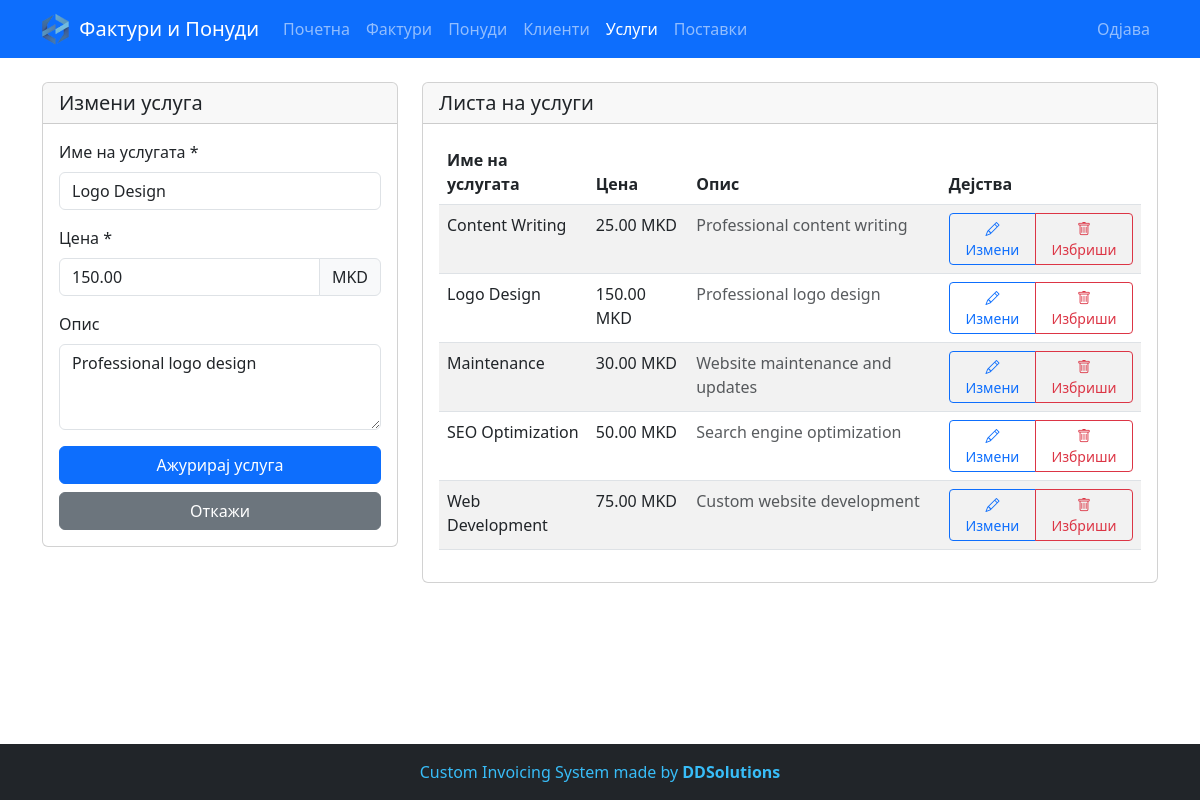
/services.php?edit=2 (signed in), run on the app's committed database.
### tables this page shows
CREATE TABLE IF NOT EXISTS services (
    id INT AUTO_INCREMENT PRIMARY KEY,
    name VARCHAR(100) NOT NULL,
    price DECIMAL(10,2) NOT NULL,
    description TEXT,
    created_at TIMESTAMP DEFAULT CURRENT_TIMESTAMP
);

### includes/company_helper.php (called while the page is built, shortened)
<?php
function getCompanySettings($pdo) {
    $stmt = $pdo->query("SELECT * FROM company_settings LIMIT 1");
    $company = $stmt->fetch();
    return $company;
}
?>

### services.php (the view, shortened to what this page needs)
<?php
require_once 'config/database.php';
require_once 'includes/company_helper.php';
$company_settings = getCompanySettings($pdo);
$currency = $company_settings['currency'] ?? 'MKD';
$stmt = $pdo->query("SELECT * FROM services ORDER BY name");
$services = $stmt->fetchAll();
$edit_service = null;
if (isset($_GET['edit']) && is_numeric($_GET['edit'])) {
    $stmt = $pdo->prepare("SELECT * FROM services WHERE id = ?");
    $stmt->execute([$_GET['edit']]);
    $edit_service = $stmt->fetch();
}
$logo_path = '/uploads/company_logo.png';
$upload_dir = __DIR__ . '/uploads/';
$logo_files = glob($upload_dir . 'company_logo*.png');
if ($logo_files && count($logo_files) > 0) {
    $logo_path = '/uploads/' . basename($logo_files[0]);
}
?>
<!DOCTYPE html>
<html lang="en">
<head>
    <link href="https://cdn.jsdelivr.net/npm/bootstrap@5.3.0/dist/css/bootstrap.min.css" rel="stylesheet">
    <link href="https://cdn.jsdelivr.net/npm/bootstrap-icons@1.7.2/font/bootstrap-icons.css" rel="stylesheet">
</head>
<body>
    <nav class="navbar navbar-expand-lg navbar-dark bg-primary">
        <div class="container">
            <a class="navbar-brand d-flex align-items-center" href="#">
                <img src="<?php echo $logo_path; ?>" alt="DDS Logo" style="height:32px; width:auto; margin-right:10px;">
                Фактури и Понуди
            </a>
            <div class="collapse navbar-collapse" id="navbarNav">
                <ul class="navbar-nav me-auto">
                    <li class="nav-item">
                        <a class="nav-link" href="dashboard.php">Почетна</a>
                    </li>
                    <li class="nav-item">
                        <a class="nav-link" href="invoices.php">Фактури</a>
                    </li>
                    <li class="nav-item">
                        <a class="nav-link" href="offers.php">Понуди</a>
                    </li>
                    <li class="nav-item">
                        <a class="nav-link" href="clients.php">Клиенти</a>
                    </li>
                    <li class="nav-item">
                        <a class="nav-link active" href="services.php">Услуги</a>
                    </li>
                    <li class="nav-item">
                        <a class="nav-link" href="company_settings.php">Поставки</a>
                    </li>
                </ul>
                <ul class="navbar-nav">
                    <li class="nav-item">
                        <a class="nav-link" href="logout.php">Одјава</a>
                    </li>
                </ul>
            </div>
        </div>
    </nav>
    <div class="container mt-4 main-content">
        <div class="row">
            <div class="col-md-4">
                <div class="card">
                    <div class="card-header">
                        <h5 class="mb-0">
                            <?php echo $edit_service ? 'Измени услуга' : 'Додај нова услуга'; ?>
                        </h5>
                    </div>
                    <div class="card-body">
                        <form method="POST">
                            <div class="mb-3">
                                <label for="name" class="form-label">Име на услугата *</label>
                                <input type="text" class="form-control" id="name" name="name"
                                       value="<?php echo htmlspecialchars($edit_service['name'] ?? ''); ?>" required>
                            </div>
                            <div class="mb-3">
                                <label for="price" class="form-label">Цена *</label>
                                <div class="input-group">
                                    <input type="number" class="form-control" id="price" name="price" step="0.01" min="0.01" value="<?php echo $edit_service['price'] ?? ''; ?>" required>
                                    <span class="input-group-text"><?php echo $currency; ?></span>
                                </div>
                            </div>
                            <div class="mb-3">
                                <label for="description" class="form-label">Опис</label>
                                <textarea class="form-control" id="description" name="description" rows="3"
                                          placeholder="Опционален опис на услугата"><?php echo htmlspecialchars($edit_service['description'] ?? ''); ?></textarea>
                            </div>
                            <div class="d-grid gap-2">
                                <button type="submit" class="btn btn-primary">
                                    <?php echo $edit_service ? 'Ажурирај услуга' : 'Додај услуга'; ?>
                                </button>
                                <?php if ($edit_service): ?>
                                    <a href="services.php" class="btn btn-secondary">Откажи</a>
                                <?php endif; ?>
                            </div>
                        </form>
                    </div>
                </div>
            </div>
            <div class="col-md-8">
                <div class="card">
                    <div class="card-header">
                        <h5 class="mb-0">Листа на услуги</h5>
                    </div>
                    <div class="card-body">
                        <?php if (empty($services)): ?>
                            <p class="text-muted">Нема додадени услуги. Додајте ја вашата прва услуга со користење на формата на лево.</p>
                        <?php else: ?>
                            <div class="table-responsive">
                                <table class="table table-striped">
                                    <thead>
                                        <tr>
                                            <th>Име на услугата</th>
                                            <th>Цена</th>
                                            <th>Опис</th>
                                            <th>Дејства</th>
                                        </tr>
                                    </thead>
                                    <tbody>
                                        <?php foreach ($services as $service): ?>
                                            <tr>
                                                <td><?php echo htmlspecialchars($service['name']); ?></td>
                                                <td><?php echo number_format($service['price'], 2); ?> <?php echo $currency; ?></td>
                                                <td>
                                                    <?php if ($service['description']): ?>
                                                        <span class="text-muted"><?php echo htmlspecialchars($service['description']); ?></span>
                                                    <?php else: ?>
                                                        <span class="text-muted">Нема опис</span>
                                                    <?php endif; ?>
                                                </td>
                                                <td>
                                                    <div class="btn-group btn-group-sm">
                                                        <a href="?edit=<?php echo $service['id']; ?>"
                                                           class="btn btn-outline-primary">
                                                            <i class="bi bi-pencil"></i> Измени
                                                        </a>
                                                        <button type="button" class="btn btn-outline-danger"
                                                                data-bs-toggle="modal"
                                                                data-bs-target="#deleteModal<?php echo $service['id']; ?>">
                                                            <i class="bi bi-trash"></i> Избриши
                                                        </button>
                                                    </div>
                                                </td>
                                            </tr>
                                        <?php endforeach; ?>
                                    </tbody>
                                </table>
                            </div>
                        <?php endif; ?>
                    </div>
                </div>
            </div>
        </div>
    </div>
    <footer class="bg-dark mt-5 py-3">
        <div class="container">
            <div class="row">
                <div class="col-md-12 text-center">
                    <p class="mb-0" style="color: #38BDF8;">Custom Invoicing System made by <strong><a href="https://ddsolutions.com.mk/" target="_blank" style="color: #38BDF8; text-decoration: none;">DDSolutions</a></strong></p>
                </div>
            </div>
        </div>
    </footer>
</body>
</html>

### services.php (style rules this page uses)
body { min-height: 100vh; display: flex; flex-direction: column; }
.main-content { flex: 1; }
footer { margin-top: auto; }

### data on the page
services: name "Logo Design", price "150.00", description "Professional logo design"
services: name "Content Writing", price "25.00", description "Professional content writing"
services: name "Maintenance", price "30.00", description "Website maintenance and updates"
services: name "SEO Optimization", price "50.00", description "Search engine optimization"
services: name "Web Development", price "75.00", description "Custom website development"

### other printed values
$currency "MKD"
